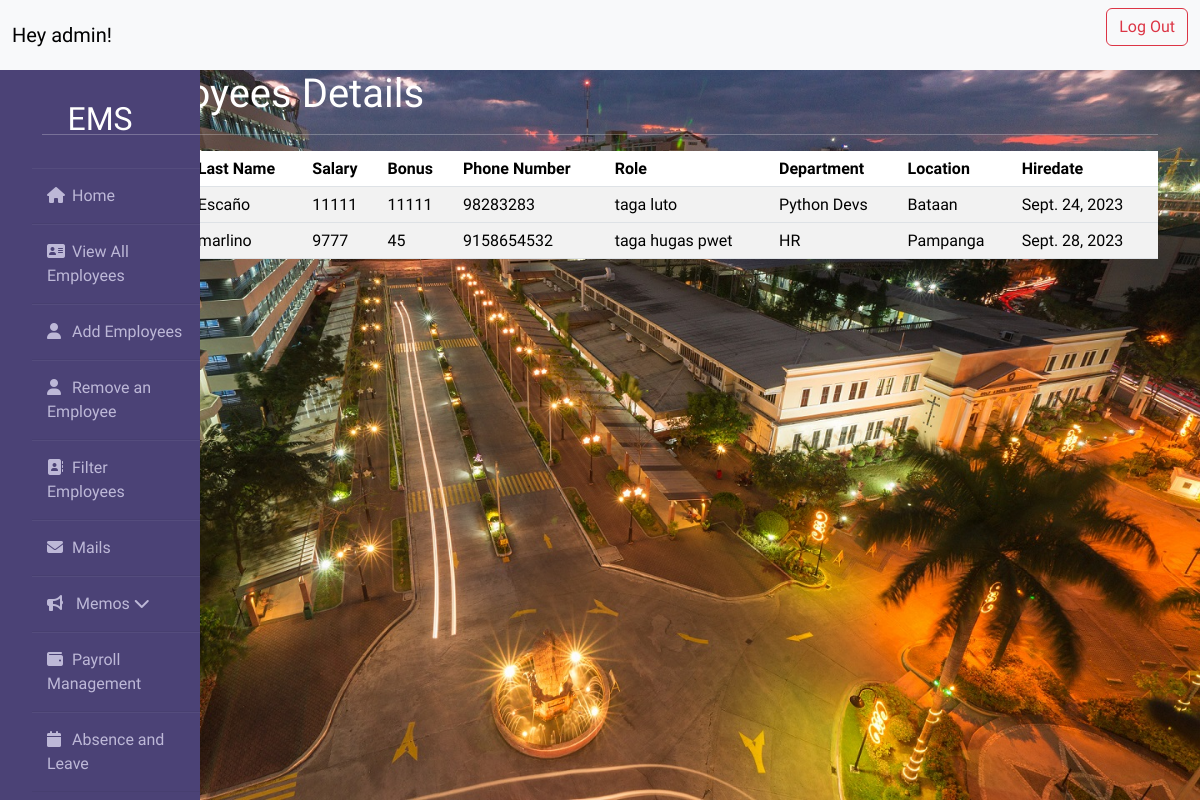
The page /all_emp (signed in) on the database as committed earlier.
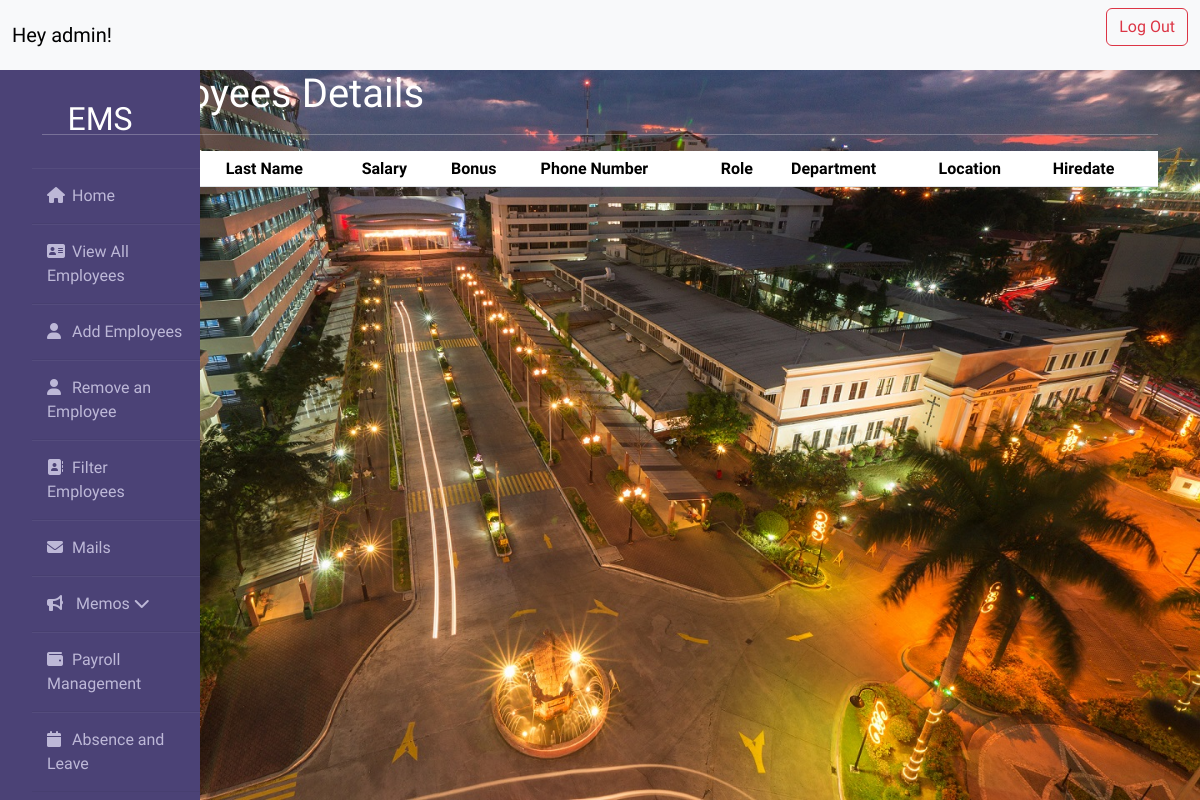
The same page on the database as committed later.
### emp_app/models.py (models this page shows, shortened)
class Employee(models.Model):
    first_name = models.CharField(max_length=100, null=False)
    last_name = models.CharField(max_length=100)
    dept = models.ForeignKey(Department, on_delete=models.CASCADE)
    salary = models.IntegerField(default=0)
    bonus = models.IntegerField(default=0)
    role = models.ForeignKey(Role, on_delete=models.CASCADE)
    phone = models.IntegerField(default=0)
    hire_date = models.DateField()
    def __str__(self):
        return "%s %s %s" %(self.first_name, self.last_name, self.phone)

class Role(models.Model):
    name = models.CharField(max_length=100, null=False)

class Department(models.Model):
    name = models.CharField(max_length=100, null=False)
    location = models.CharField(max_length=100)

### emp_app/views.py (the view)
# urls.py: path('all_emp', views.all_emp, name='all_emp'),
@login_required
def all_emp(request):
    emps = Employee.objects.all()
    context = {
        'emps': emps
    }
    print(context)
    return render(request, 'view_all_emp.html', context)

### emp_app/templates/view_all_emp.html (shortened to what this page needs)
{% load static %}
{% block navbar %} {% include "navbar.html" %} {% endblock navbar %}
{% block navigation %} {% include "navigation.html" %} {% endblock navigation %}
<!DOCTYPE html>
<html lang="en">
<head>
    <link href="{% static 'css/bootstrap.css' %}" rel="stylesheet">
</head>
  <body style="color:white">
  <div class="container">
      <h1>All Employees Details</h1>
      <hr>
      <table class="table table-striped table-striped">
  <thead>
    <tr>
      <th scope="col">#</th>
      <th scope="col">First Name</th>
      <th scope="col">Last Name</th>
      <th scope="col">Salary</th>
      <th scope="col">Bonus</th>
      <th scope="col">Phone Number</th>
      <th scope="col">Role</th>
      <th scope="col">Department</th>
      <th scope="col">Location</th>
      <th scope="col">Hiredate</th>
    </tr>
  </thead>
          {% for emp in emps %}
  <tbody>
    <tr>
      <th scope="row">{{ forloop.counter }}</th>
      <td>{{emp.first_name}}</td>
      <td>{{emp.last_name}}</td>
      <td>{{ emp.salary }}</td>
      <td>{{ emp.bonus }}</td>
      <td>{{ emp.phone}}</td>
      <td>{{ emp.role.name }}</td>
      <td>{{ emp.dept.name }}</td>
      <td>{{ emp.dept.location }}</td>
      <td>{{ emp.hire_date }}</td>
    </tr>
  </tbody>
          {% endfor %}
</table>
  </div>
  </body>
</html>

Rows that differ between the two databases and show on the page:
removed Employee: last_name "Escaño", salary "11111", bonus "11111", phone "98283283", role.name "taga luto", dept.name "Python Devs", dept.location "Bataan", hire_date "Sept. 24, 2023"
removed Employee: last_name "marlino", salary "9777", bonus "45", phone "9158654532", role.name "taga hugas pwet", dept.name "HR", dept.location "Pampanga", hire_date "Sept. 28, 2023"
